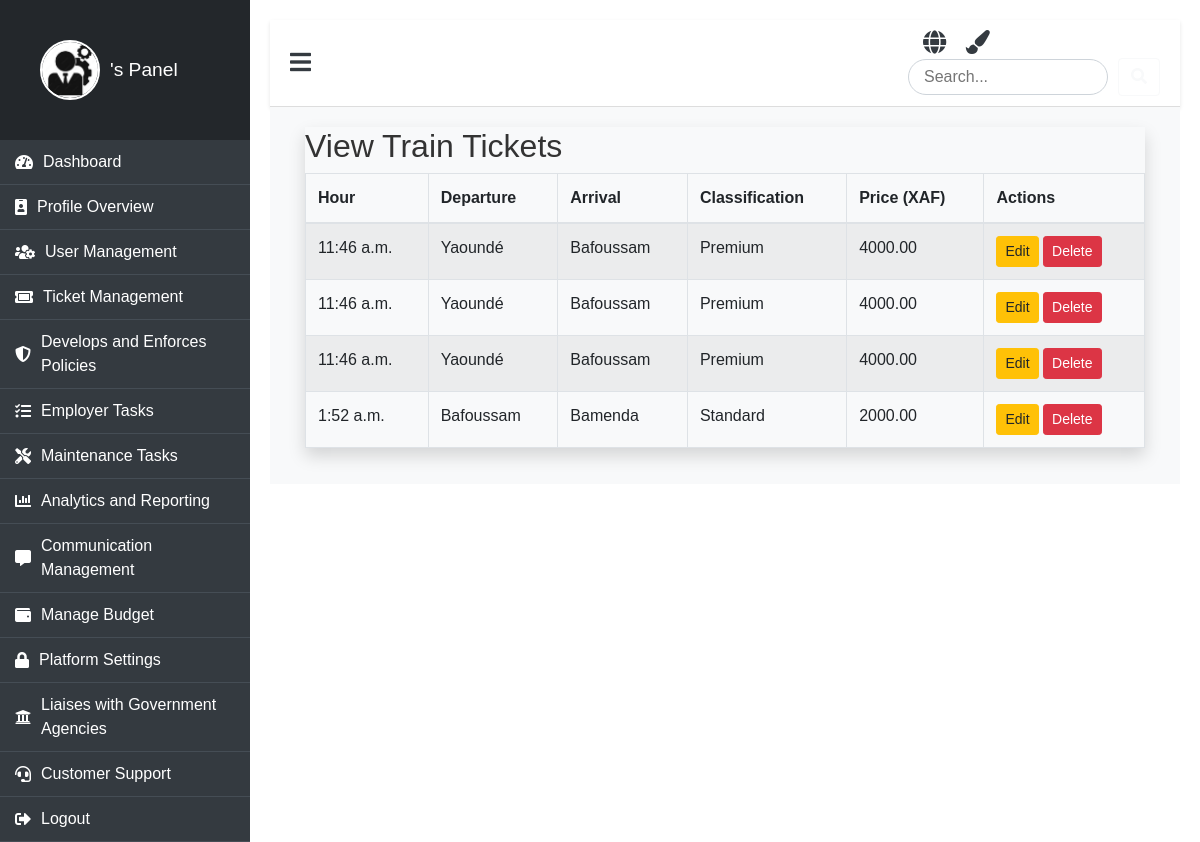
The page /view_tickets/ on the database its author committed.
### booking/models.py (models this page shows, shortened)
class Ticket(models.Model):
    TOWN_CHOICES = [
        ('Yaoundé', 'Yaoundé'),
        ('Bafoussam', 'Bafoussam'),
        ('Ngaoundéré', 'Ngaoundéré'),
        ('Douala', 'Douala'),
        ('Bamenda', 'Bamenda'),
        ('Garoua', 'Garoua'),
    ]
    CLASSIFICATION_CHOICES = [
        ('Standard', 'Standard'),
        ('Premium', 'Premium'),
        ('VIP', 'VIP'),
    ]
    hour = models.TimeField()
    departure = models.CharField(max_length=255, choices=TOWN_CHOICES)
    arrival = models.CharField(max_length=255, choices=TOWN_CHOICES)
    classification = models.CharField(max_length=20, choices=CLASSIFICATION_CHOICES)
    price = models.DecimalField(max_digits=10, decimal_places=2)
    railway_name = models.CharField(max_length=255, default='E-railway Railway')

### booking/views.py (the view)
# urls.py: path('view_tickets/', views.view_tickets, name='view_tickets'),
def view_tickets(request):
    tickets = Ticket.objects.all()
    return render(request, 'panel/admin/ticket/view_tickets.html', {'tickets': tickets})

### booking/templates/panel/admin/ticket/view_tickets.html (shortened to what this page needs)
{% extends 'panel/base/base_admin.html' %}
{% block content %}
<div class="container">
    <div class="ticket-list-container shadow">
        <h2 class="form-header">View Train Tickets</h2>
        <table class="table table-bordered table-striped">
            <thead>
                <tr>
                    <th>Hour</th>
                    <th>Departure</th>
                    <th>Arrival</th>
                    <th>Classification</th>
                    <th>Price (XAF)</th>
                    <th>Actions</th>
                </tr>
            </thead>
            <tbody>
                {% for ticket in tickets %}
                <tr>
                    <td>{{ ticket.hour }}</td>
                    <td>{{ ticket.departure }}</td>
                    <td>{{ ticket.arrival }}</td>
                    <td>{{ ticket.classification }}</td>
                    <td>{{ ticket.price }}</td>
                    <td>
                        <a href="{% url 'edit_ticket' ticket.id %}" class="btn btn-warning btn-sm">Edit</a>
                        <button class="btn btn-danger btn-sm" onclick="deleteTicket({{ ticket.id }})">Delete</button>
                    </td>
                </tr>
                {% endfor %}
            </tbody>
        </table>
    </div>
</div>
{% endblock %}

### booking/static/css/clients.css (style rules this page uses)
body { font-family: 'Arial', sans-serif; background-color: #f8f9fa; color: #333; margin: 0; padding: 0; overflow-x: hidden; }

### booking/templates/panel/base/base_admin.html (style rules this page uses)
body { background-color: #e9ecef; font-family: 'Arial', sans-serif; }

### rows shown on the page
Ticket: hour "11:46 a.m.", departure "Yaoundé", arrival "Bafoussam", classification "Premium", price "4000.00"
Ticket: hour "11:46 a.m.", departure "Yaoundé", arrival "Bafoussam", classification "Premium", price "4000.00"
Ticket: hour "11:46 a.m.", departure "Yaoundé", arrival "Bafoussam", classification "Premium", price "4000.00"
Ticket: hour "1:52 a.m.", departure "Bafoussam", arrival "Bamenda", classification "Standard", price "2000.00"
